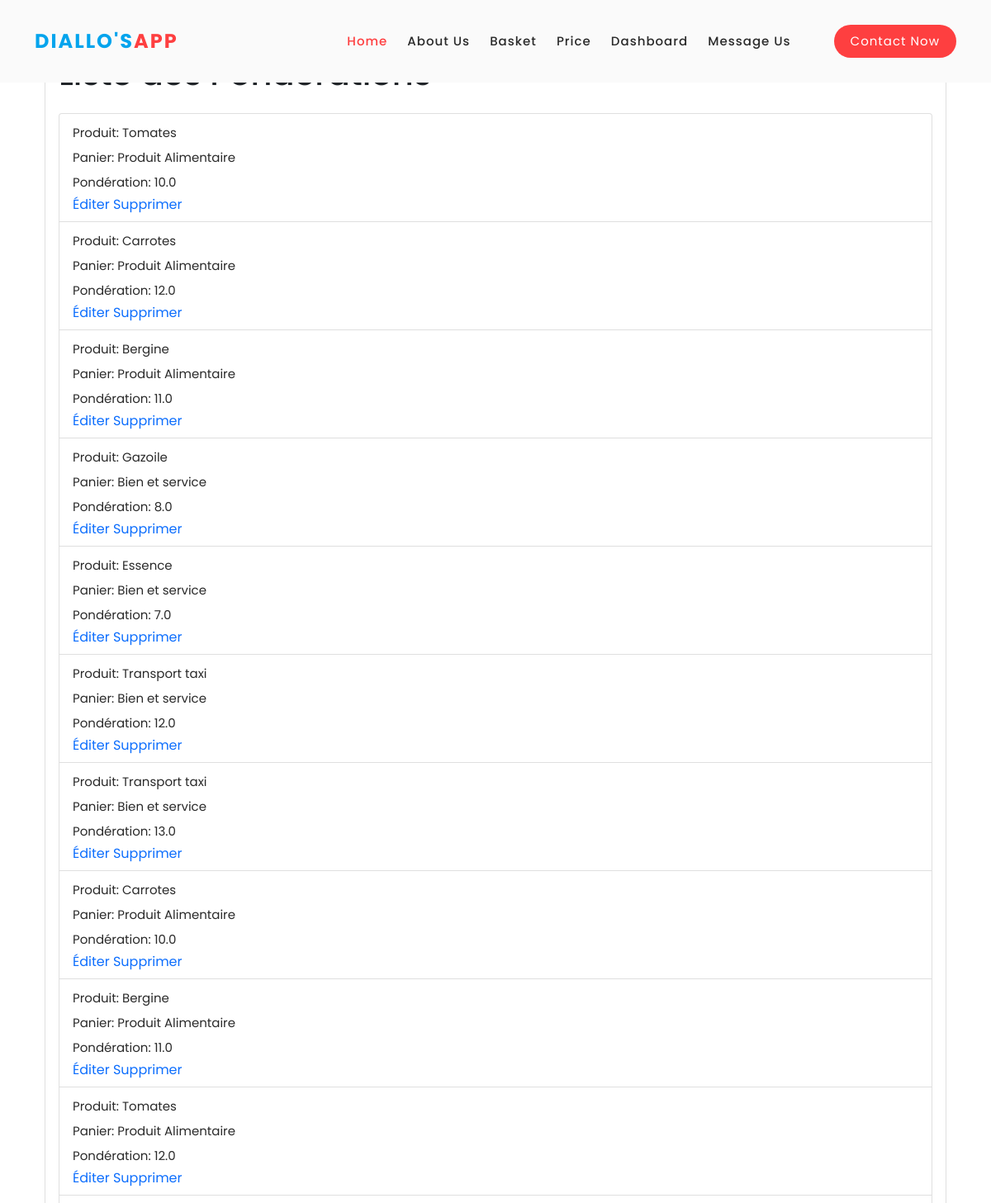
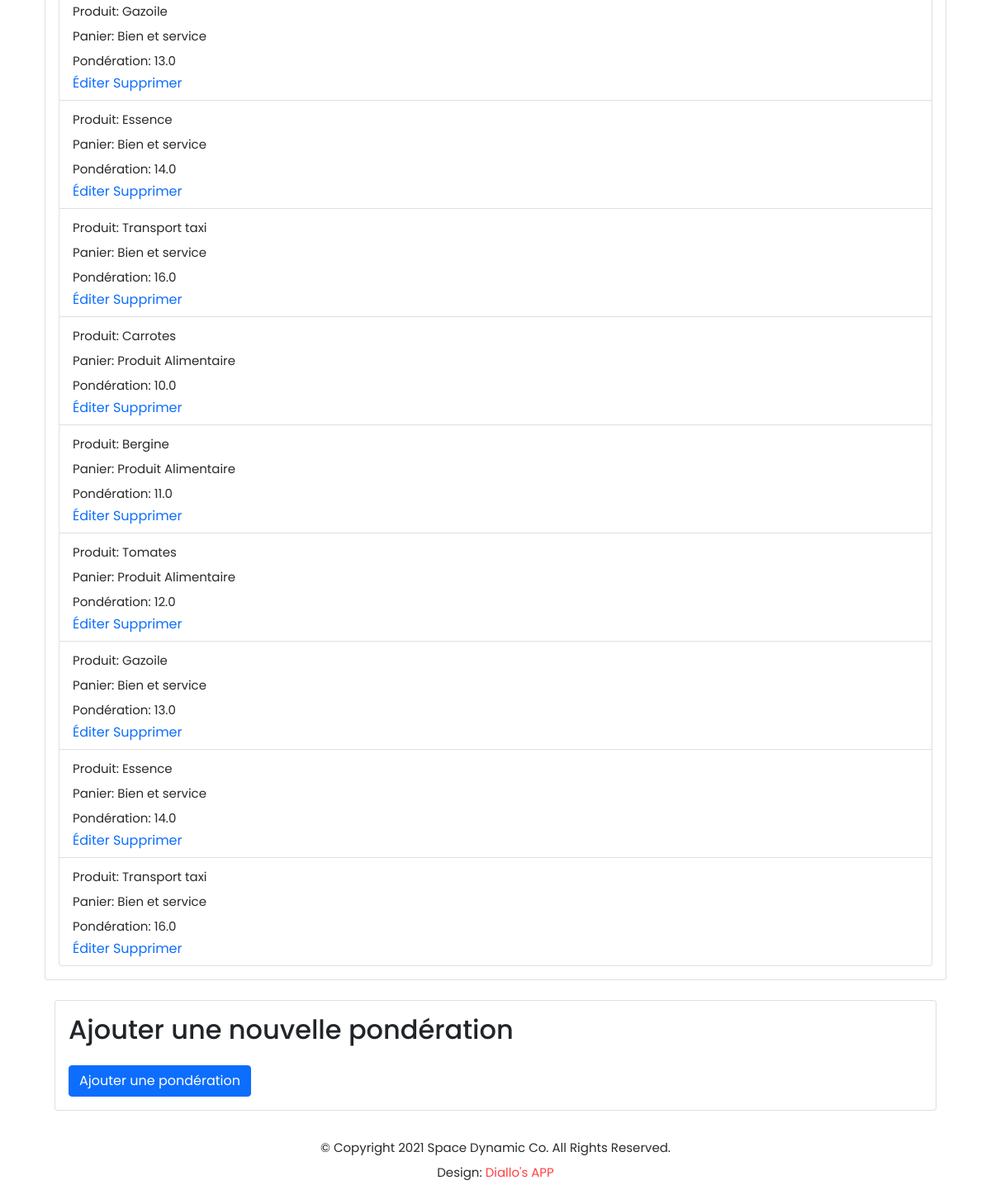
The page /ponderations/ on the database its author committed (2 pictures, top to bottom).
### gestion_produits/models.py (models this page shows, shortened)
class Ponderation(models.Model):
    DEFAULT_PONDERATION = 0.0
    product = models.ForeignKey(Product, on_delete=models.CASCADE)
    panier = models.ForeignKey(Panier, on_delete=models.CASCADE)
    ponderation = models.FloatField(default=DEFAULT_PONDERATION)

class Product(models.Model):
    DEFAULT_CODE = 'DEFAULT_CODE'
    DEFAULT_NAME = 'DEFAULT_NAME'
    DEFAULT_DESCRIPTION = 'DEFAULT_DESCRIPTION'
    code_name = models.CharField(max_length=100, default=DEFAULT_CODE)
    name = models.CharField(max_length=100, default=DEFAULT_NAME)
    description = models.TextField(default=DEFAULT_DESCRIPTION)
    family = models.ForeignKey(Family, on_delete=models.CASCADE)

class Panier(models.Model):
    DEFAULT_CODE_PANIER = 'DEFAULT_CODE_PANIER'
    DEFAULT_LABEL = 'DEFAULT_LABEL'
    DEFAULT_DESCRIPTION = 'DEFAULT_DESCRIPTION'
    code_panier = models.CharField(max_length=100, default=DEFAULT_CODE_PANIER)
    label = models.CharField(max_length=100, default=DEFAULT_LABEL)
    description = models.TextField(default=DEFAULT_DESCRIPTION)
    products = models.ManyToManyField(Product, through='Ponderation')

### gestion_produits/views.py (the view)
# urls.py: path('ponderations/', views.ponderation_list, name='ponderation_list'),
def ponderation_list(request):
    ponderations = Ponderation.objects.all()
    return render(request, 'ponderation_list.html', {'ponderations': ponderations})

### gestion_produits/templates/ponderation_list.html (shortened to what this page needs)
{% extends 'base.html' %}
{% block content %}
<div class="container mt-5">
    <div class="card">
        <div class="card-body">
            <h1 class="card-title mb-4">Liste des Pondérations</h1>
            <ul class="list-group">
                {% for ponderation in ponderations %}
                    <li class="list-group-item">
                        <p>Produit: {{ ponderation.product.name }}</p>
                        <p>Panier: {{ ponderation.panier.label }}</p>
                        <p>Pondération: {{ ponderation.ponderation }}</p>
                        <a href="{% url 'ponderation_edit' pk=ponderation.pk %}">Éditer</a>
                        <a href="{% url 'ponderation_delete' pk=ponderation.pk %}">Supprimer</a>
                    </li>
                {% empty %}
                    <li class="list-group-item">Aucune pondération disponible pour le moment.</li>
                {% endfor %}
            </ul>
        </div>
    </div>
    <div class="container mt-4">
        <div class="card">
            <div class="card-body">
                <h2 class="card-title mb-4">Ajouter une nouvelle pondération</h2>
                <a href="{% url 'ponderation_add' %}" class="btn btn-primary">Ajouter une pondération</a>
            </div>
        </div>
    </div>
</div>
{% endblock %}

### gestion_produits/static/assets/css/templatemo-space-dynamic.css (style rules this page uses)
html, body, div, span, applet, object, iframe, h1, h2, h3, h4, h5, h6, p, blockquote, div pre, a, abbr, acronym, address, big, cite, code, del, dfn, em, font, img, ins, kbd, q, s, samp, small, strike, strong, sub, sup, tt, var, b, u, i, center, dl, dt, dd, ol, ul, li, figure, header, nav, section, article, aside, footer, figcaption { margin: 0; padding: 0; border: 0; outline: 0; }
ul, li { padding: 0; margin: 0; list-style: none; }
* { box-sizing: border-box; }
html, body { font-family: 'Poppins', sans-serif; font-weight: 400; background-color: #fff; -ms-text-size-adjust: 100%; -webkit-font-smoothing: antialiased; -moz-osx-font-smoothing: grayscale; }
a { text-decoration: none !important; }
h1, h2, h3, h4, h5, h6 { margin-top: 0px; margin-bottom: 0px; }
ul { margin-bottom: 0px; }
p { font-size: 15px; line-height: 30px; color: #2a2a2a; }
html, body { background: #fff; font-family: 'Poppins', sans-serif; }

### rows shown on the page
Ponderation: product.name "Tomates", panier.label "Produit Alimentaire", ponderation "10.0"
Ponderation: product.name "Carrotes", panier.label "Produit Alimentaire", ponderation "12.0"
Ponderation: product.name "Bergine", panier.label "Produit Alimentaire", ponderation "11.0"
Ponderation: product.name "Gazoile", panier.label "Bien et service", ponderation "8.0"
Ponderation: product.name "Essence", panier.label "Bien et service", ponderation "7.0"
Ponderation: product.name "Transport taxi", panier.label "Bien et service", ponderation "12.0"
Ponderation: product.name "Transport taxi", panier.label "Bien et service", ponderation "13.0"
Ponderation: product.name "Carrotes", panier.label "Produit Alimentaire", ponderation "10.0"
Ponderation: product.name "Bergine", panier.label "Produit Alimentaire", ponderation "11.0"
Ponderation: product.name "Tomates", panier.label "Produit Alimentaire", ponderation "12.0"
Ponderation: product.name "Gazoile", panier.label "Bien et service", ponderation "13.0"
Ponderation: product.name "Essence", panier.label "Bien et service", ponderation "14.0"
Ponderation: product.name "Transport taxi", panier.label "Bien et service", ponderation "16.0"
Ponderation: product.name "Carrotes", panier.label "Produit Alimentaire", ponderation "10.0"
Ponderation: product.name "Bergine", panier.label "Produit Alimentaire", ponderation "11.0"
Ponderation: product.name "Tomates", panier.label "Produit Alimentaire", ponderation "12.0"
Ponderation: product.name "Gazoile", panier.label "Bien et service", ponderation "13.0"
Ponderation: product.name "Essence", panier.label "Bien et service", ponderation "14.0"
Ponderation: product.name "Transport taxi", panier.label "Bien et service", ponderation "16.0"
